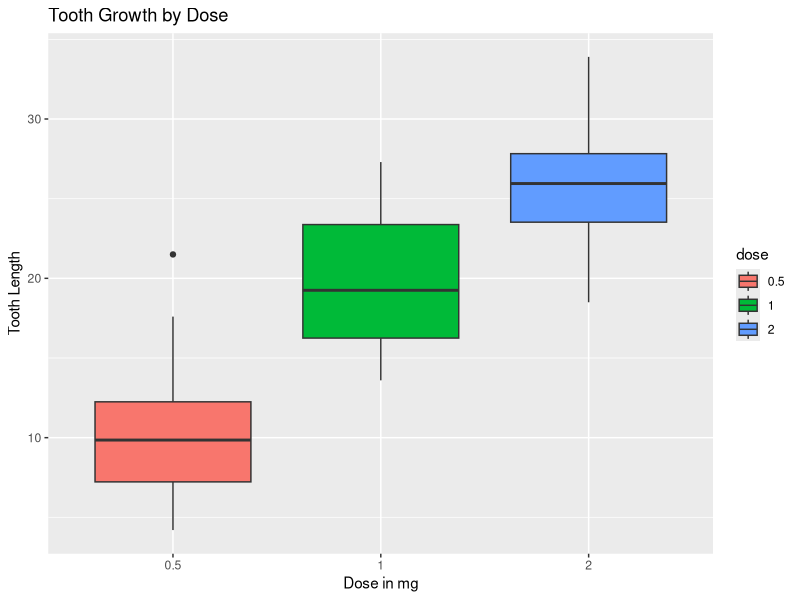
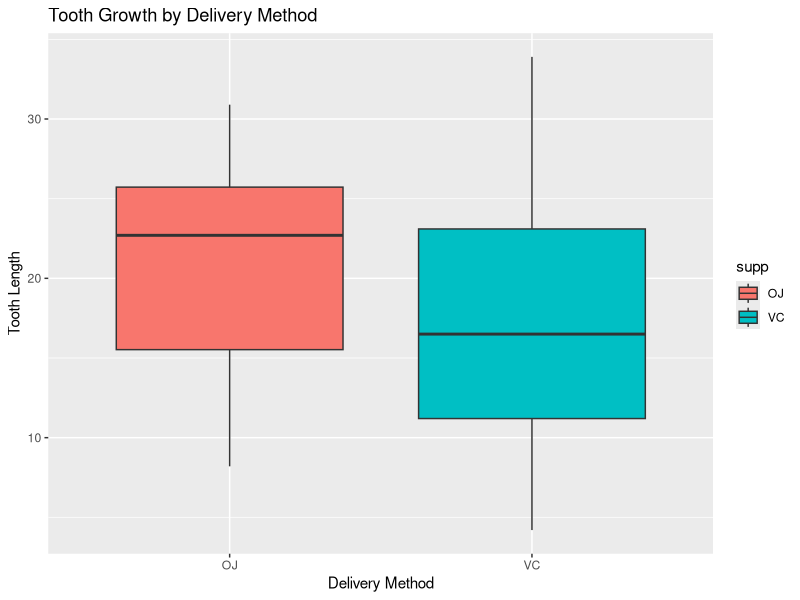

Recreate these plots in R, in order.
## ---- chunk 1
knitr::opts_chunk$set(echo = TRUE)
## ---- chunk 2
library(datasets)
library(ggplot2)
data(ToothGrowth)
str(ToothGrowth)
head(ToothGrowth)
summary(ToothGrowth)
## ---- chunk 3
ToothGrowth$dose <- as.factor(ToothGrowth$dose)
MyGrowthPlot <- ggplot(ToothGrowth, aes(x=dose, y=len,fill=dose)) +  geom_boxplot() +  ggtitle("Tooth Growth by Dose") + xlab("Dose in mg") + ylab("Tooth Length")
MyGrowthPlot

## ---- chunk 4
MyMethodPlot <- ggplot(ToothGrowth, aes(x=supp, y=len,fill=supp)) +  geom_boxplot() +  ggtitle("Tooth Growth by Delivery Method") + xlab("Delivery Method") + ylab("Tooth Length")
MyMethodPlot
## ---- chunk 5
t.test(len ~ supp, data = ToothGrowth)
## ---- chunk 6
len<-ToothGrowth$len
dose<-ToothGrowth$dose
t.test(len[dose==2], len[dose==1], paired = FALSE, var.equal = TRUE)
